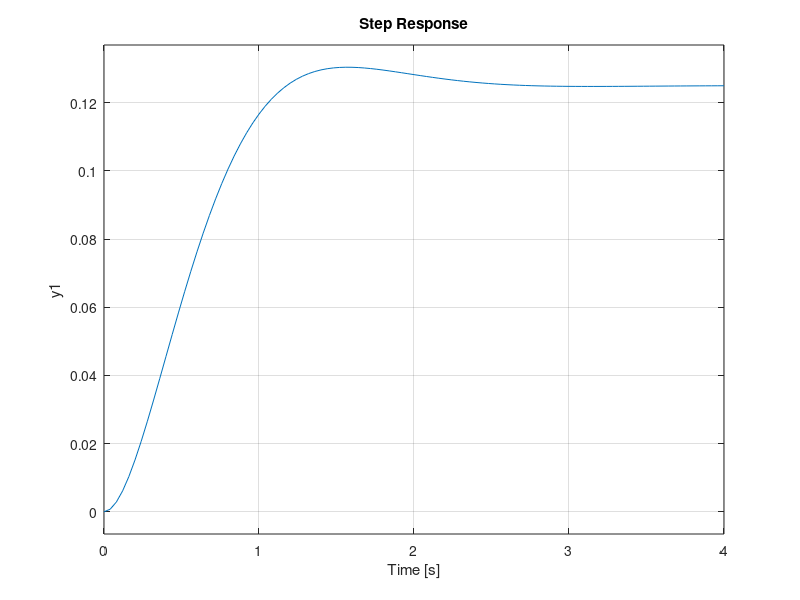

Recreate this plot in MATLAB.
%% Homework 10
% Jeff Geiger

%% Problem 21
num = [1];
den = [1 4 8];

sys = tf(num, den)
step(sys)

% Verify Rise Time
[Y, T] = step(sys);
[val index] = max(Y);
t_p = T(index);

% Verify the Damping Ratio
damping_ratio = sin(angle(roots(den)))

%% Problem 30

F = [-0.4 0 -0.01; 1 0 0; -1.4 9.8 0.02];
G = [6.3 0 9.8]; G = G';

poles = eig(F)

C = [G F*G F^2*G]
ksols = [63/10 0 49/5 (4-19/50); -28/125 63/10 -4.9 (6+11/500); 0 -28/125 3087/50 (4 - 49/500)];
K = rref(ksols); K = K(:, 4)'

